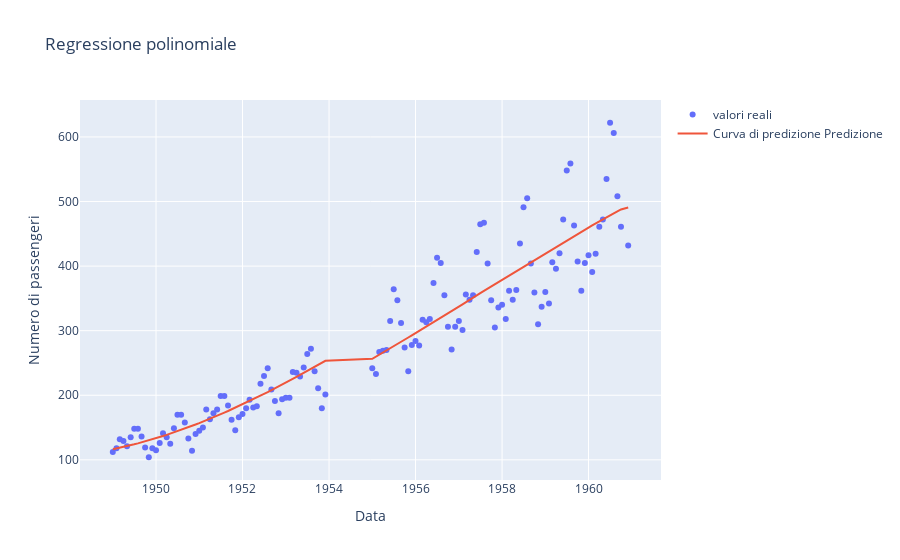

This figure's notebook cell:
### Code cell
fig = go.Figure()
fig.add_trace(go.Scatter(x=df["date"], y=y, mode="markers", name="valori reali"))
fig.add_trace(go.Scatter(x=df["date"], y=y_pred, mode='lines', name='Curva di predizione Predizione'))
fig.update_layout(title="Regressione polinomiale", xaxis_title="Data", yaxis_title="Numero di passengeri")
fig.show()

### Figure 1 — Plotly figure (JSON) as saved in the notebook; plotly's stock layout.template omitted (floating-point values rounded to 4 significant figures; data arrays with more than 128 entries replaced by an {"elided": "..."} marker saying what was removed)
{"data": [{"mode": "markers", "name": "valori reali", "type": "scatter", "x": {"elided": "131 str values"}, "y": {"elided": "131 float values"}}, {"mode": "lines", "name": "Curva di predizione Predizione", "type": "scatter", "x": {"elided": "131 str values"}, "y": {"elided": "131 float values"}}], "layout": {"title": {"text": "Regressione polinomiale"}, "xaxis": {"title": {"text": "Data"}}, "yaxis": {"title": {"text": "Numero di passengeri"}}}}
